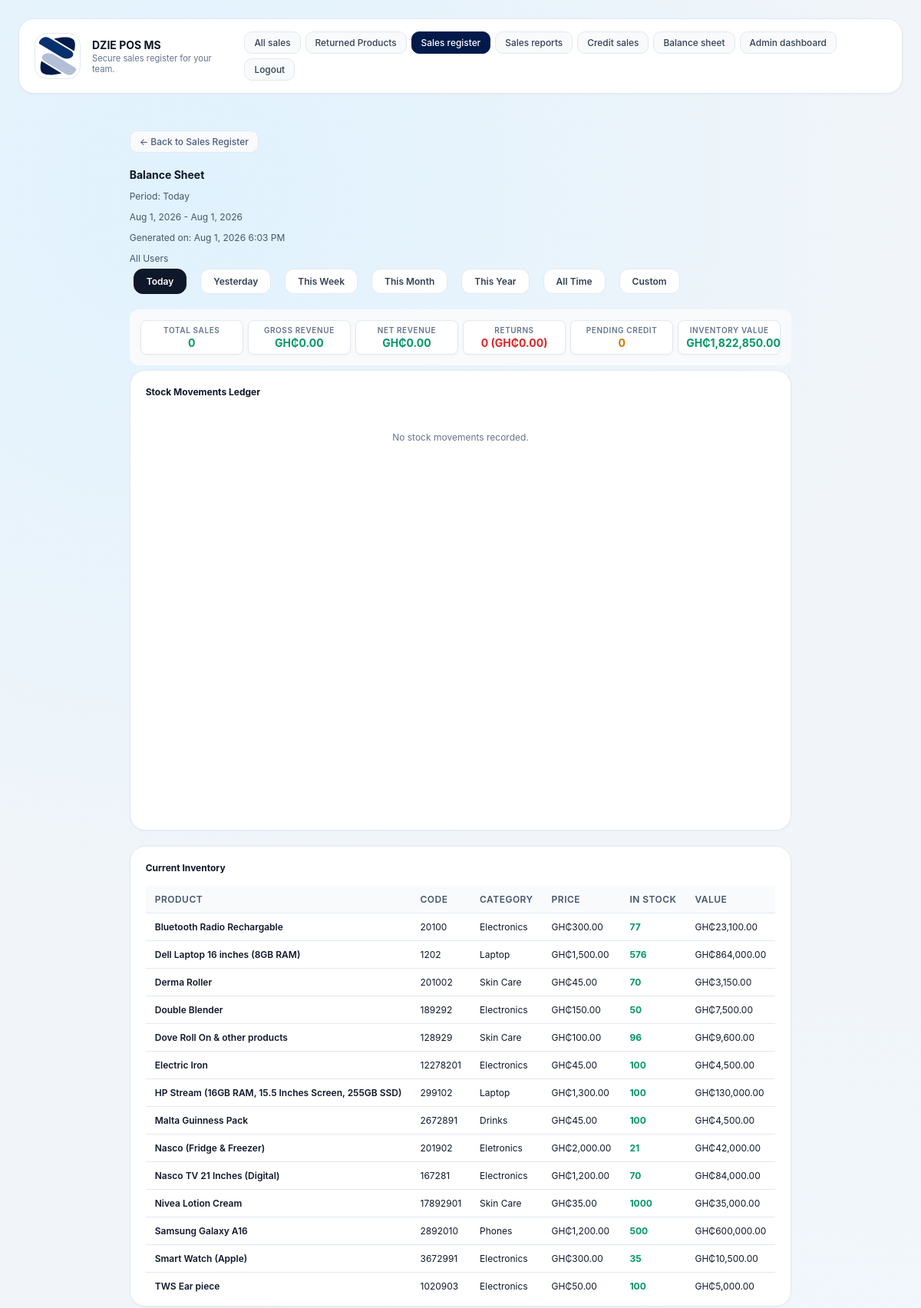
/balance_sheet.php (signed in, upper part), run on an earlier commit of the app's database.
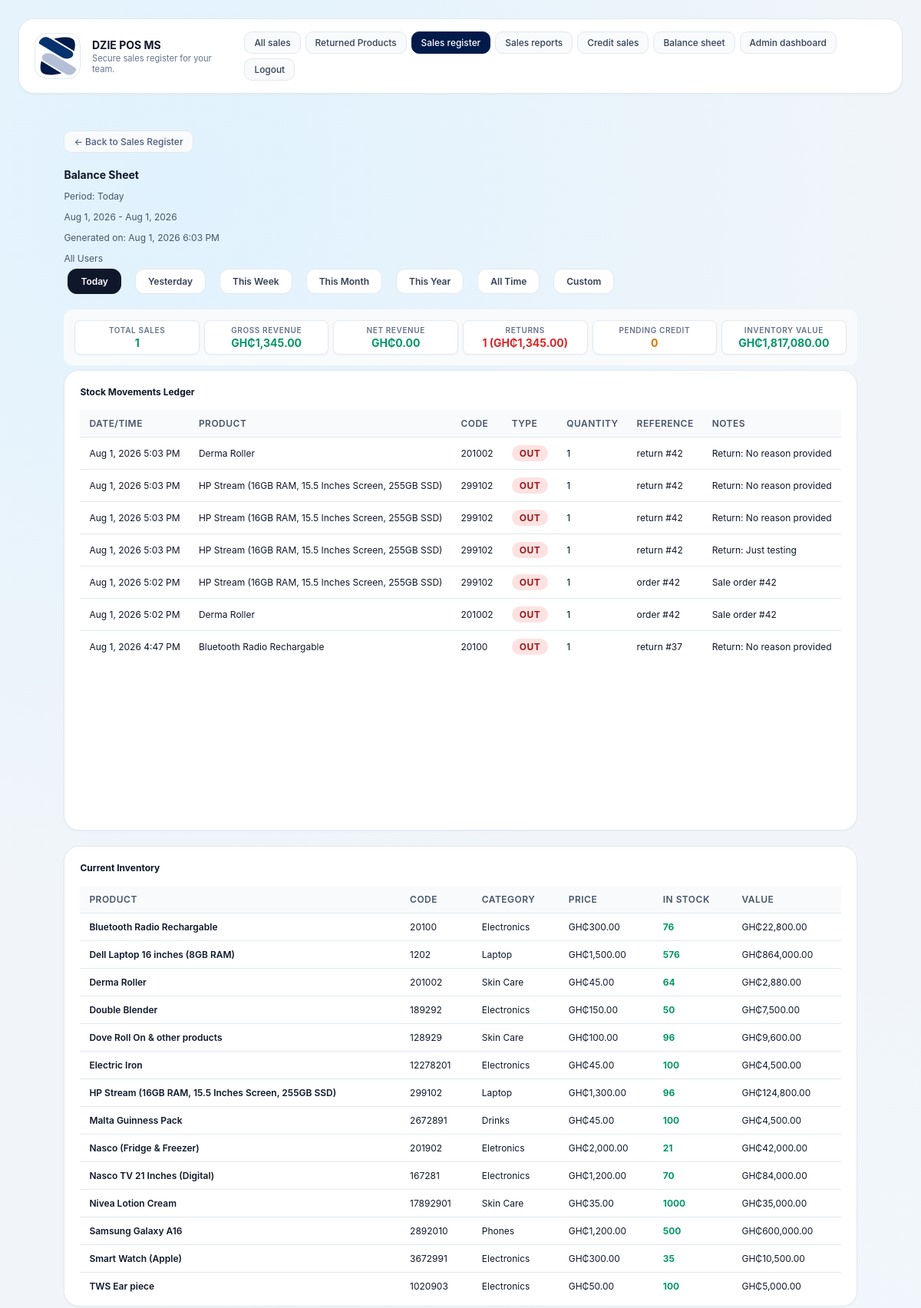
And on a later commit of the database.
### tables this page shows
CREATE TABLE settings (
            key TEXT PRIMARY KEY,
            value TEXT NOT NULL
        );

CREATE TABLE products (
            id INTEGER PRIMARY KEY,
            code TEXT UNIQUE NOT NULL,
            name TEXT NOT NULL,
            category TEXT NOT NULL,
            price REAL NOT NULL,
            image TEXT NOT NULL
        , quantity INTEGER NOT NULL DEFAULT 0, bulk_quantity_threshold INTEGER NOT NULL DEFAULT 0, bulk_discount_percentage REAL NOT NULL DEFAULT 0);

CREATE TABLE stock_movements (
            id INTEGER PRIMARY KEY,
            product_id INTEGER NOT NULL,
            product_name TEXT NOT NULL,
            product_code TEXT NOT NULL,
            movement_type TEXT NOT NULL,
            quantity INTEGER NOT NULL,
            reference_type TEXT NOT NULL,
            reference_id INTEGER,
            notes TEXT,
            created_at TEXT NOT NULL,
            FOREIGN KEY(product_id) REFERENCES products(id)
        );

### inc/functions.php (called while the page is built, shortened)
<?php
function get_db_path(): string {
    $dir = __DIR__ . '/../data';
    return $dir . '/pos.db';
}
function get_database(): PDO {
    static $pdo = null;
    if ($pdo !== null) {
        return $pdo;
    }
    $path = get_db_path();
    $pdo = new PDO('sqlite:' . $path);
    $pdo->setAttribute(PDO::ATTR_ERRMODE, PDO::ERRMODE_EXCEPTION);
    initialize_database($pdo);
    return $pdo;
}
function initialize_database(PDO $db): void {
    $db->exec(
        'CREATE TABLE IF NOT EXISTS products (
            id INTEGER PRIMARY KEY,
            code TEXT UNIQUE NOT NULL,
            name TEXT NOT NULL,
            category TEXT NOT NULL,
            price REAL NOT NULL,
            image TEXT NOT NULL,
            quantity INTEGER NOT NULL DEFAULT 0,
            bulk_quantity_threshold INTEGER NOT NULL DEFAULT 0,
            bulk_discount_percentage REAL NOT NULL DEFAULT 0
        )'
    );
    try {
        $db->exec('ALTER TABLE products ADD COLUMN quantity INTEGER NOT NULL DEFAULT 0');
    } catch (Exception $e) {
    }
    try {
        $db->exec('ALTER TABLE products ADD COLUMN bulk_quantity_threshold INTEGER NOT NULL DEFAULT 0');
    } catch (Exception $e) {
    }
    try {
        $db->exec('ALTER TABLE products ADD COLUMN bulk_discount_percentage REAL NOT NULL DEFAULT 0');
    } catch (Exception $e) {
    }
    $db->exec(
        'CREATE TABLE IF NOT EXISTS users (
            id INTEGER PRIMARY KEY,
            username TEXT UNIQUE NOT NULL,
            password_hash TEXT NOT NULL,
            role TEXT NOT NULL,
            created_at TEXT NOT NULL
        )'
    );
    $db->exec(
        'CREATE TABLE IF NOT EXISTS orders (
            id INTEGER PRIMARY KEY,
            username TEXT NOT NULL,
            total REAL NOT NULL,
            status TEXT NOT NULL DEFAULT "Pending",
            created_at TEXT NOT NULL,
            credit INTEGER NOT NULL DEFAULT 0,
            customer_name TEXT,
            customer_phone TEXT,
            credit_status TEXT NOT NULL DEFAULT "Pending"
        )'
    );
    try {
        $db->exec('ALTER TABLE orders ADD COLUMN credit INTEGER NOT NULL DEFAULT 0');
    } catch (Exception $e) {
    }
    try {
        $db->exec('ALTER TABLE orders ADD COLUMN customer_name TEXT');
    } catch (Exception $e) {
    }
    try {
        $db->exec('ALTER TABLE orders ADD COLUMN customer_phone TEXT');
    } catch (Exception $e) {
    }
    try {
        $db->exec('ALTER TABLE orders ADD COLUMN credit_status TEXT NOT NULL DEFAULT "Pending"');
    } catch (Exception $e) {
    }
    $db->exec(
        'CREATE TABLE IF NOT EXISTS order_items (
            id INTEGER PRIMARY KEY,
            order_id INTEGER NOT NULL,
            product_id INTEGER NOT NULL,
            name TEXT NOT NULL,
            price REAL NOT NULL,
            quantity INTEGER NOT NULL,
            subtotal REAL NOT NULL,
            FOREIGN KEY(order_id) REFERENCES orders(id)
        )'
    );
    $db->exec(
        'CREATE TABLE IF NOT EXISTS receipts (
            id INTEGER PRIMARY KEY,
            order_id INTEGER NOT NULL UNIQUE,
            username TEXT NOT NULL,
            receipt_content TEXT NOT NULL,
            return_status TEXT NOT NULL DEFAULT "Active",
            created_at TEXT NOT NULL,
            FOREIGN KEY(order_id) REFERENCES orders(id)
        )'
    );
    $db->exec(
        'CREATE TABLE IF NOT EXISTS returns (
            id INTEGER PRIMARY KEY,
            order_id INTEGER NOT NULL,
            product_id INTEGER NOT NULL,
            quantity INTEGER NOT NULL,
            reason TEXT,
            processed_by TEXT NOT NULL,
            created_at TEXT NOT NULL,
            FOREIGN KEY(order_id) REFERENCES orders(id)
        )'
    );
    $db->exec(
        'CREATE TABLE IF NOT EXISTS login_events (
            id INTEGER PRIMARY KEY,
            username TEXT NOT NULL,
            role TEXT NOT NULL,
            ip TEXT,
            created_at TEXT NOT NULL,
            logged_out_at TEXT
        )'
    );
    try {
        $db->exec('ALTER TABLE login_events ADD COLUMN logged_out_at TEXT');
    } catch (Exception $e) {
    }
    $db->exec(
        'CREATE TABLE IF NOT EXISTS settings (
            key TEXT PRIMARY KEY,
            value TEXT NOT NULL
        )'
    );
    $db->exec("INSERT OR IGNORE INTO settings (key, value) VALUES ('pos_name', 'WADI POS')");
    $db->exec(
        'CREATE TABLE IF NOT EXISTS stock_movements (
            id INTEGER PRIMARY KEY,
            product_id INTEGER NOT NULL,
            product_name TEXT NOT NULL,
            product_code TEXT NOT NULL,
            movement_type TEXT NOT NULL,
            quantity INTEGER NOT NULL,
            reference_type TEXT NOT NULL,
            reference_id INTEGER,
            notes TEXT,
            created_at TEXT NOT NULL,
            FOREIGN KEY(product_id) REFERENCES products(id)
        )'
    );
    $stmt = $db->query('SELECT COUNT(*) FROM products');
}
function get_pos_name(): string {
    $stmt = get_database()->prepare('SELECT value FROM settings WHERE key = ?');
    $stmt->execute(['pos_name']);
    $result = $stmt->fetch(PDO::FETCH_ASSOC);
    return $result ? $result['value'] : 'WADI POS';
}
function get_trademark(): string {
    $stmt = get_database()->prepare('SELECT value FROM settings WHERE key = ?');
    $stmt->execute(['trademark']);
    $result = $stmt->fetch(PDO::FETCH_ASSOC);
    return $result ? $result['value'] : '';
}
function get_trademark_src(): string {
    $trademark = get_trademark();
    if ($trademark !== '' && file_exists(__DIR__ . '/../' . $trademark)) {
        return $trademark;
    }
    return 'images/pos-icon.svg';
}
function get_stock_movements(array $filters = []): array {
    $db = get_database();
    $sql = 'SELECT * FROM stock_movements WHERE 1=1';
    $params = [];
    if (!empty($filters['start_date'])) {
        $sql .= ' AND created_at >= :start_date';
        $params[':start_date'] = $filters['start_date'];
    }
    if (!empty($filters['end_date'])) {
        $sql .= ' AND created_at <= :end_date';
        $params[':end_date'] = $filters['end_date'];
    }
    $sql .= ' ORDER BY created_at DESC';
    $stmt = $db->prepare($sql);
    $stmt->execute($params);
    return $stmt->fetchAll(PDO::FETCH_ASSOC);
}

### balance_sheet.php (the view, shortened to what the rows shown need)
<?php
require_once __DIR__ . '/inc/functions.php';
$posName = get_pos_name();
$db = get_database();
$period = $_GET['period'] ?? 'day';
$useCustomRange = false;
if (!$useCustomRange) {
    $now = new DateTime();
    $startDate = clone $now;
    $endDate = clone $now;
    switch ($period) {
        case 'day':
            $startDate->setTime(0, 0, 0);
            $endDate->setTime(23, 59, 59);
            break;
    }
}
$startDateStr = $startDate ? $startDate->format('c') : '';
$endDateStr = $endDate ? $endDate->format('c') : '';
$stockMovements = get_stock_movements([
    'start_date' => $startDateStr,
    'end_date' => $endDateStr,
]);
$inventory = $db->query('SELECT * FROM products ORDER BY name')->fetchAll(PDO::FETCH_ASSOC);
?>
<!DOCTYPE html>
<html lang="en">
<head>
  <link rel="stylesheet" href="styles.css" />
</head>
<body>
  <div class="app-shell">
    <header class="header">
      <div class="brand">
        <img class="brand-icon" src="<?php echo htmlspecialchars(get_trademark_src()); ?>" alt="Trademark" />
        <div>
          <h1><?php echo htmlspecialchars($posName); ?></h1>
          <p class="subtitle">Secure sales register for your team.</p>
        </div>
      </div>
    </header>
    <main class="main-grid">
      <div class="balance-sheet-container">
    <h1>Balance Sheet</h1>
    <div class="section-card">
      <?php if (empty($stockMovements)): ?>
        <p class="empty-message">No stock movements recorded.</p>
      <?php else: ?>
        <table class="ledger-table">
          <thead>
            <tr>
              <th>Date/Time</th>
              <th>Product</th>
              <th>Code</th>
              <th>Type</th>
              <th>Quantity</th>
              <th>Reference</th>
              <th>Notes</th>
            </tr>
          </thead>
          <tbody>
            <?php foreach ($stockMovements as $movement): ?>
              <tr>
                <td><?php echo htmlspecialchars(date('M j, Y g:i A', strtotime($movement['created_at']))); ?></td>
                <td><?php echo htmlspecialchars($movement['product_name']); ?></td>
                <td><?php echo htmlspecialchars($movement['product_code']); ?></td>
                <td>
                  <span class="badge <?php echo $movement['movement_type']; ?>">
                    <?php echo htmlspecialchars($movement['movement_type'] === 'in' ? 'IN' : 'OUT'); ?>
                  </span>
                </td>
                <td><?php echo htmlspecialchars($movement['quantity']); ?></td>
                <td>
                  <?php echo htmlspecialchars($movement['reference_type']); ?>
                  <?php if ($movement['reference_id']): ?>
                    #<?php echo htmlspecialchars($movement['reference_id']); ?>
                  <?php endif; ?>
                </td>
                <td><?php echo htmlspecialchars($movement['notes'] ?? ''); ?></td>
              </tr>
            <?php endforeach; ?>
          </tbody>
        </table>
      <?php endif; ?>
    </div>
    <div class="section-card">
      <?php if (empty($inventory)): ?>
        <p class="empty-message">No products in inventory.</p>
      <?php else: ?>
        <table class="ledger-table">
          <thead>
            <tr>
              <th>Product</th>
              <th>Code</th>
              <th>Category</th>
              <th>Price</th>
              <th>In Stock</th>
              <th>Value</th>
            </tr>
          </thead>
          <tbody>
            <?php foreach ($inventory as $product): ?>
              <tr>
                <td style="font-weight:600;"><?php echo htmlspecialchars($product['name']); ?></td>
                <td><?php echo htmlspecialchars($product['code']); ?></td>
                <td><?php echo htmlspecialchars($product['category']); ?></td>
                <td>GH₵<?php echo htmlspecialchars(number_format($product['price'], 2)); ?></td>
                <td>
                  <?php if ($product['quantity'] <= 0): ?>
                    <span style="color:#dc2626;font-weight:700;">Out of stock</span>
                  <?php else: ?>
                    <span style="color:#059669;font-weight:700;"><?php echo htmlspecialchars($product['quantity']); ?></span>
                  <?php endif; ?>
                </td>
                <td>GH₵<?php echo htmlspecialchars(number_format($product['quantity'] * $product['price'], 2)); ?></td>
              </tr>
            <?php endforeach; ?>
          </tbody>
        </table>
      <?php endif; ?>
    </div>
    </main>
  </div>
</body>
</html>

What changed in the data, as far as the page shows it:
added stock_movements: created_at "Aug 1, 2026 5:03 PM", product_name "Derma Roller", product_code "201002", movement_type "OUT", quantity "1", reference_type "return", reference "42", notes "Return: No reason provided"
added stock_movements: created_at "Aug 1, 2026 5:03 PM", product_name "HP Stream (16GB RAM, 15.5 Inches Screen, 255GB SSD)", product_code "299102", movement_type "OUT", quantity "1", reference_type "return", reference "42", notes "Return: No reason provided"
added stock_movements: created_at "Aug 1, 2026 5:03 PM", product_name "HP Stream (16GB RAM, 15.5 Inches Screen, 255GB SSD)", product_code "299102", movement_type "OUT", quantity "1", reference_type "return", reference "42", notes "Return: No reason provided"
added stock_movements: created_at "Aug 1, 2026 5:03 PM", product_name "HP Stream (16GB RAM, 15.5 Inches Screen, 255GB SSD)", product_code "299102", movement_type "OUT", quantity "1", reference_type "return", reference "42", notes "Return: Just testing"
added stock_movements: created_at "Aug 1, 2026 5:02 PM", product_name "HP Stream (16GB RAM, 15.5 Inches Screen, 255GB SSD)", product_code "299102", movement_type "OUT", quantity "1", reference_type "order", reference "42", notes "Sale order #42"
added stock_movements: created_at "Aug 1, 2026 5:02 PM", product_name "Derma Roller", product_code "201002", movement_type "OUT", quantity "1", reference_type "order", reference "42", notes "Sale order #42"
added stock_movements: created_at "Aug 1, 2026 4:47 PM", product_name "Bluetooth Radio Rechargable", product_code "20100", movement_type "OUT", quantity "1", reference_type "return", reference "37", notes "Return: No reason provided"
changed products "Bluetooth Radio Rechargable": quantity "77" → "76"; $product['quantity'] * $product['price'] "23,100.00" → "22,800.00"
changed products "Derma Roller": quantity "70" → "64"; $product['quantity'] * $product['price'] "3,150.00" → "2,880.00"
changed products "HP Stream (16GB RAM, 15.5 Inches Screen, 255GB SSD)": quantity "100" → "96"; $product['quantity'] * $product['price'] "130,000.00" → "124,800.00"
Also different on the page:
$totalSales: "0" → "1"
$totalRevenue: "0.00" → "1,345.00"
$returnedSales: "0" → "1"
$returnedRevenue: "0.00" → "1,345.00"
$currentInventoryValue: "1,822,850.00" → "1,817,080.00"
text no longer shown: "No stock movements recorded."
text now shown: "DATE/TIME PRODUCT CODE TYPE QUANTITY REFERENCE NOTES"
